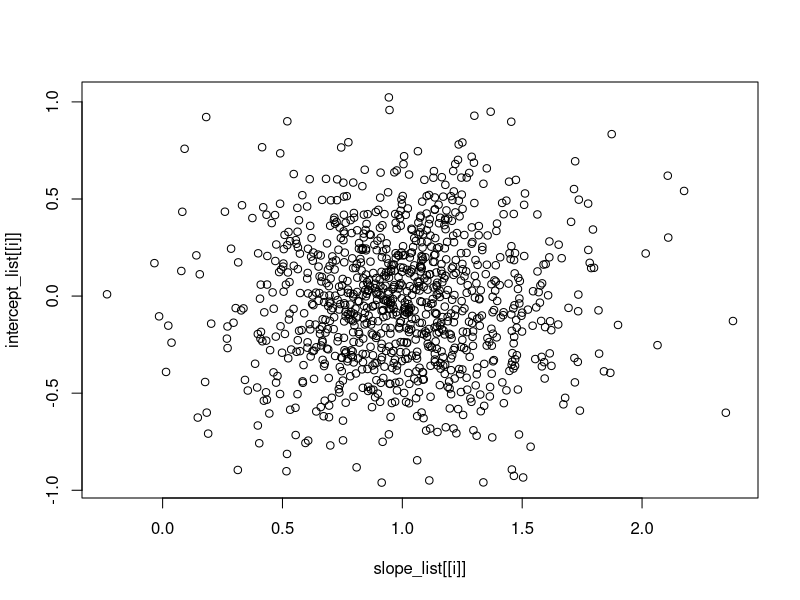
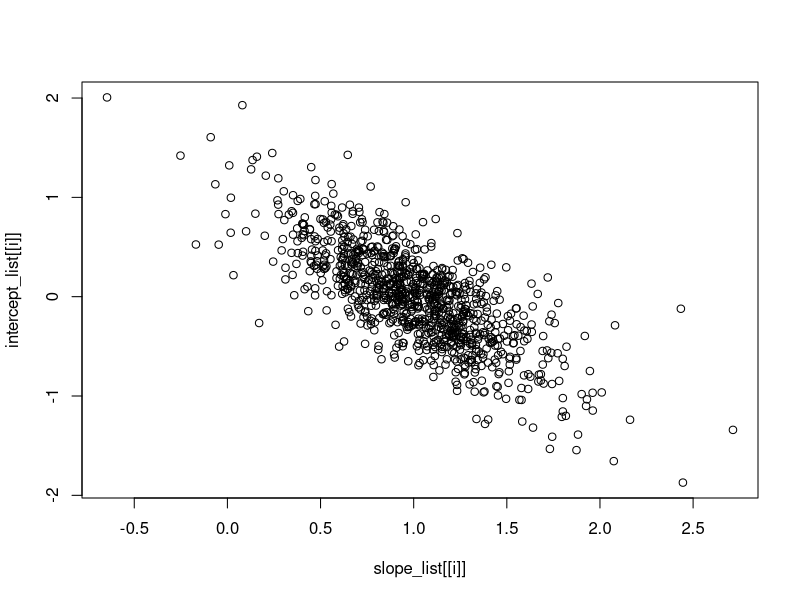
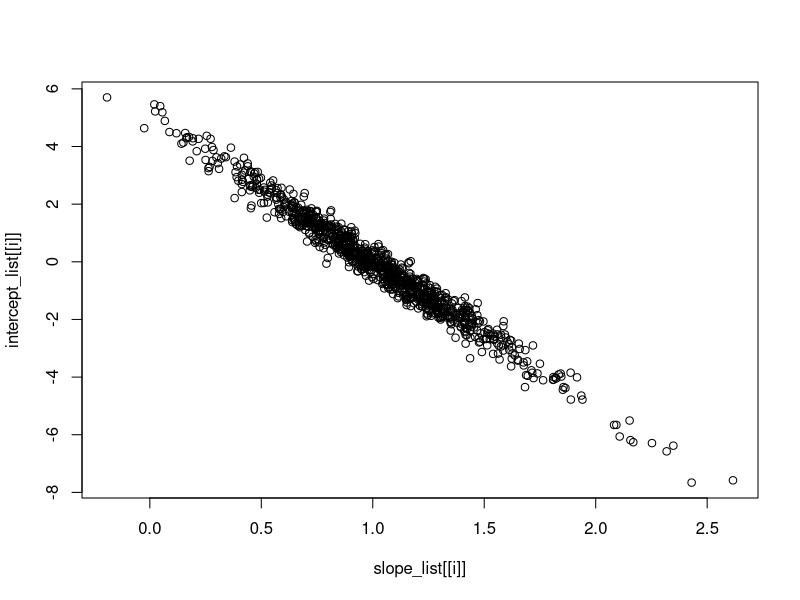
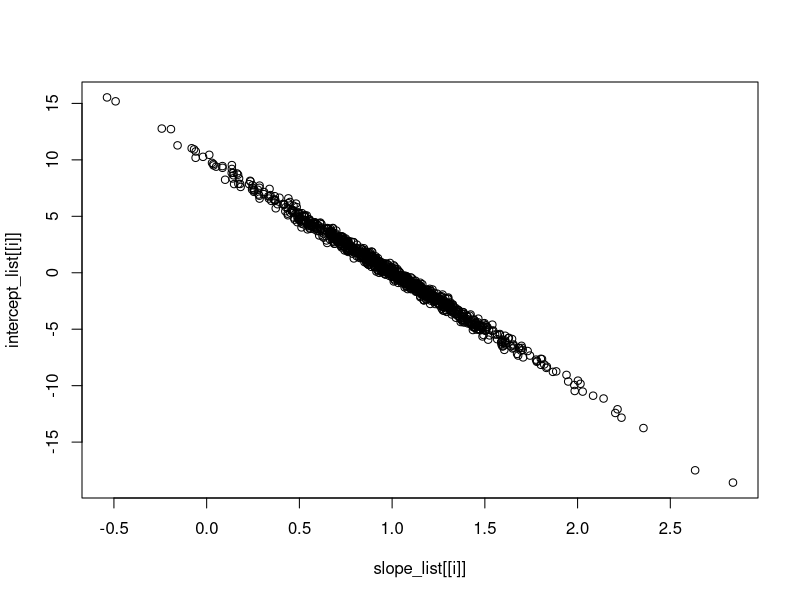
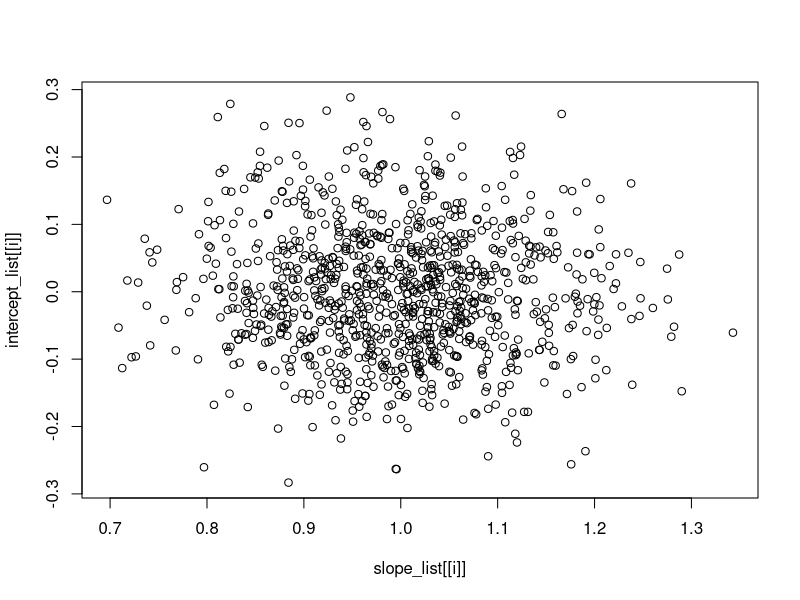
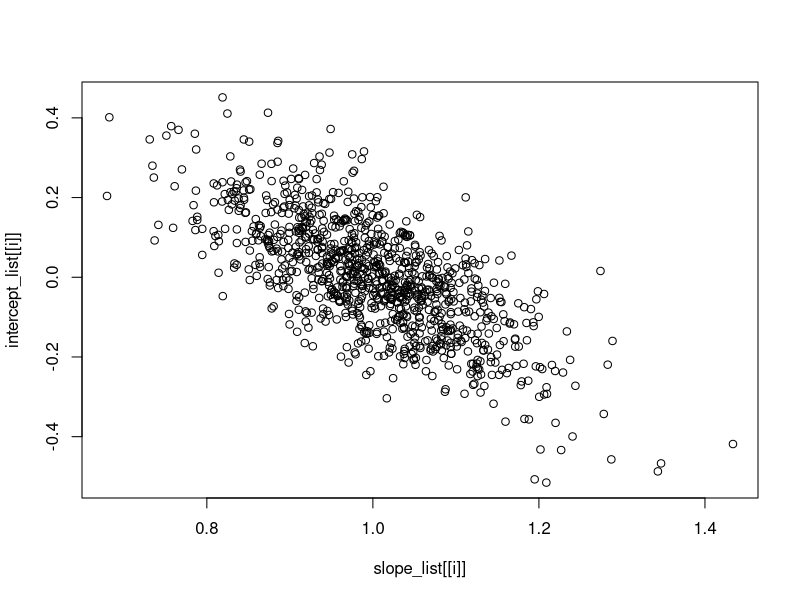
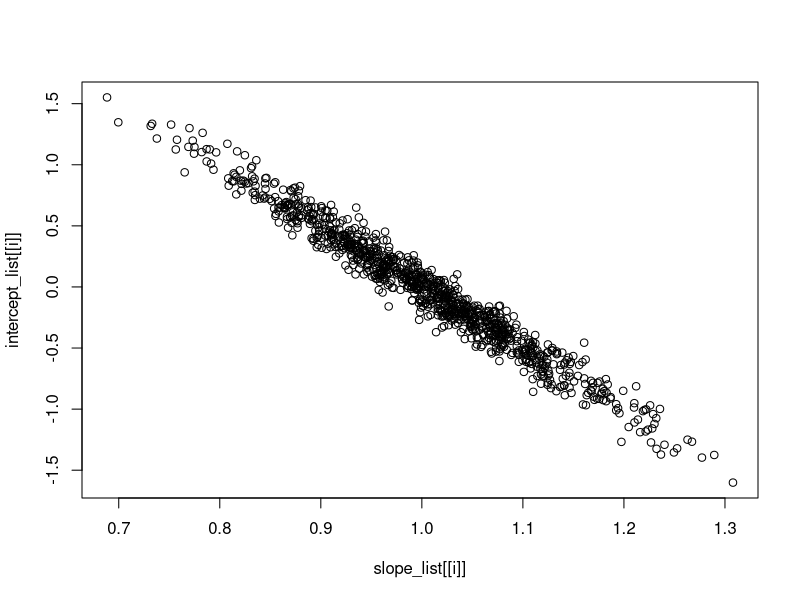
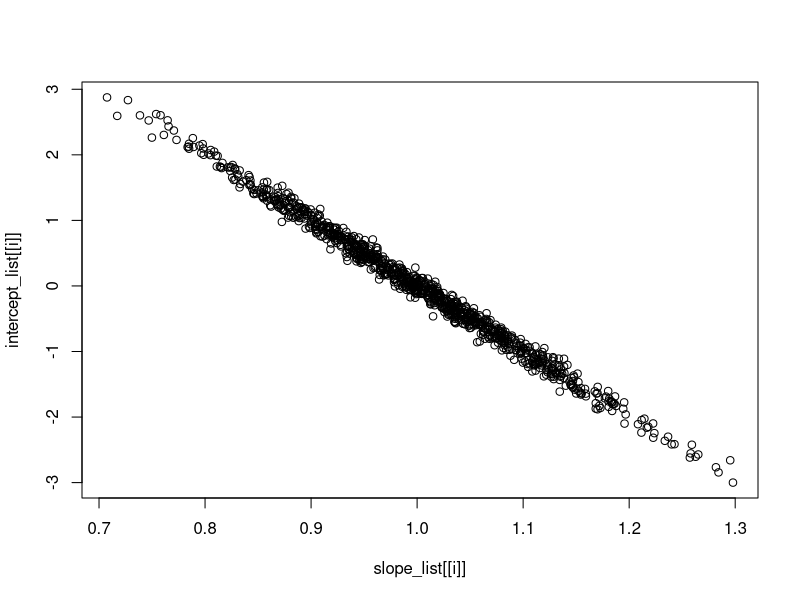

The R source for these figures, in order:
## ---- chunk 1
library(broom)
## ---- chunk 2
N <- 1000

slope_list <- list()
intercept_list <- list()
count <- 1
for (n_ in c(10, 100, 1000)) {
  for (mu_z in c(0, 1, 5, 10)) {
    slopes <- c()
    intercepts <- c()
    for (i in 1:N) {
      x <- rnorm(n = n_, mean = mu_z)
      y <- 0 + 1 * x + rnorm(n = n_)
      mod <- tidy(lm(y ~ x))
      slopes[i] <- mod$estimate[2]
      intercepts[i] <- mod$estimate[1]
    }
    slope_list[[count]] <- slopes
    intercept_list[[count]] <- intercepts
    count <- count + 1
  }
}

for (i in 1:length(slope_list)) {
  plot(slope_list[[i]], intercept_list[[i]])
}

